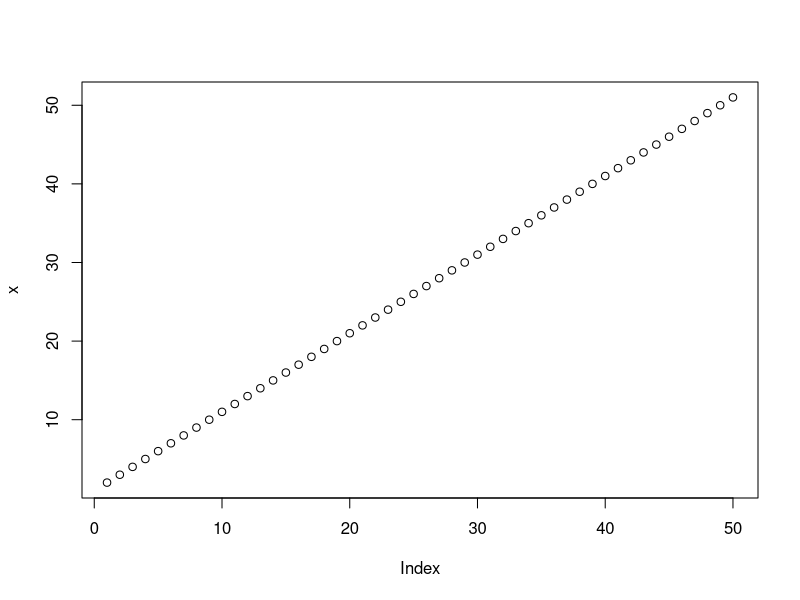

Generate this figure with R:
## ---- chunk 1
x <- c(2:51)

x[3]

plot(x)

y <- c(51:100)

x + y 

x*y

x-y

x-y*y
